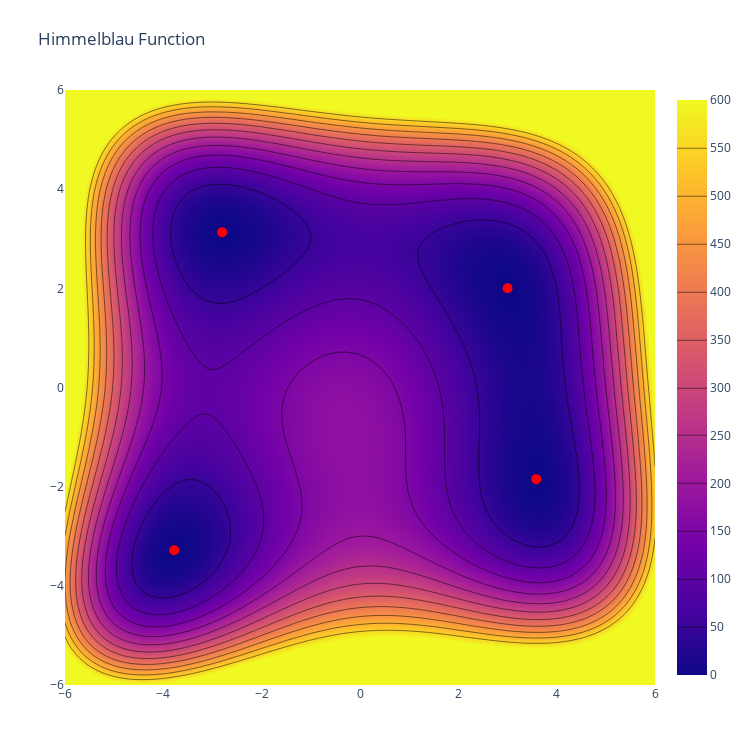

Here is the notebook cell this chart was saved with:
### Markdown cell above
#### Contour plot

### Code cell
fig = go.Figure(data=go.Contour(z=results, x=x_1_vec, y=x_2_vec, contours_coloring="heatmap", zmin=0, zmax=600))
fig.update_layout(
    title='Himmelblau Function',
    autosize=False,
    width=750,
    height=750,
    margin={"l": 65, "r": 50, "b": 65, "t": 90},
    scene={
        "xaxis_title": 'x_1',
        "yaxis_title": 'x_2',
        "zaxis_title": 'y',
    })
for i in range(4):
    fig.add_trace(go.Scatter(x=[x_minima[i][0]], y=[x_minima[i][1]],
                             mode='markers', showlegend=False,
                             marker={"size": 10, "color": 'red'}))
fig.show(config=plotly_config)

### Figure 1 — Plotly figure (JSON) as saved in the notebook; plotly's stock layout.template omitted (floating-point values rounded to 4 significant figures; data arrays with more than 128 entries replaced by an {"elided": "..."} marker saying what was removed)
{"data": [{"contours": {"coloring": "heatmap"}, "type": "contour", "x": [-6, -5.879, -5.758, -5.636, -5.515, -5.394, -5.273, -5.152, -5.03, -4.909, -4.788, -4.667, -4.545, -4.424, -4.303, -4.182, -4.061, -3.939, -3.818, -3.697, -3.576, -3.455, -3.333, -3.212, -3.091, -2.97, -2.848, -2.727, -2.606, -2.485, -2.364, -2.242, -2.121, -2, -1.879, -1.758, -1.636, -1.515, -1.394, -1.273, -1.152, -1.03, -0.9091, -0.7879, -0.6667, -0.5455, -0.4242, -0.303, -0.1818, -0.06061, 0.06061, 0.1818, 0.303, 0.4242, 0.5455, 0.6667, 0.7879, 0.9091, 1.03, 1.152, 1.273, 1.394, 1.515, 1.636, 1.758, 1.879, 2, 2.121, 2.242, 2.364, 2.485, 2.606, 2.727, 2.848, 2.97, 3.091, 3.212, 3.333, 3.455, 3.576, 3.697, 3.818, 3.939, 4.061, 4.182, 4.303, 4.424, 4.545, 4.667, 4.788, 4.909, 5.03, 5.152, 5.273, 5.394, 5.515, 5.636, 5.758, 5.879, 6], "y": [-6, -5.879, -5.758, -5.636, -5.515, -5.394, -5.273, -5.152, -5.03, -4.909, -4.788, -4.667, -4.545, -4.424, -4.303, -4.182, -4.061, -3.939, -3.818, -3.697, -3.576, -3.455, -3.333, -3.212, -3.091, -2.97, -2.848, -2.727, -2.606, -2.485, -2.364, -2.242, -2.121, -2, -1.879, -1.758, -1.636, -1.515, -1.394, -1.273, -1.152, -1.03, -0.9091, -0.7879, -0.6667, -0.5455, -0.4242, -0.303, -0.1818, -0.06061, 0.06061, 0.1818, 0.303, 0.4242, 0.5455, 0.6667, 0.7879, 0.9091, 1.03, 1.152, 1.273, 1.394, 1.515, 1.636, 1.758, 1.879, 2, 2.121, 2.242, 2.364, 2.485, 2.606, 2.727, 2.848, 2.97, 3.091, 3.212, 3.333, 3.455, 3.576, 3.697, 3.818, 3.939, 4.061, 4.182, 4.303, 4.424, 4.545, 4.667, 4.788, 4.909, 5.03, 5.152, 5.273, 5.394, 5.515, 5.636, 5.758, 5.879, 6], "z": {"elided": "100x100 float values"}, "zmax": 600, "zmin": 0}, {"marker": {"color": "red", "size": 10}, "mode": "markers", "showlegend": false, "type": "scatter", "x": [3], "y": [2]}, {"marker": {"color": "red", "size": 10}, "mode": "markers", "showlegend": false, "type": "scatter", "x": [-2.805], "y": [3.131]}, {"marker": {"color": "red", "size": 10}, "mode": "markers", "showlegend": false, "type": "scatter", "x": [-3.779], "y": [-3.283]}, {"marker": {"color": "red", "size": 10}, "mode": "markers", "showlegend": false, "type": "scatter", "x": [3.584], "y": [-1.848]}], "layout": {"autosize": false, "height": 750, "margin": {"b": 65, "l": 65, "r": 50, "t": 90}, "scene": {"xaxis": {"title": {"text": "x_1"}}, "yaxis": {"title": {"text": "x_2"}}, "zaxis": {"title": {"text": "y"}}}, "title": {"text": "Himmelblau Function"}, "width": 750}}
